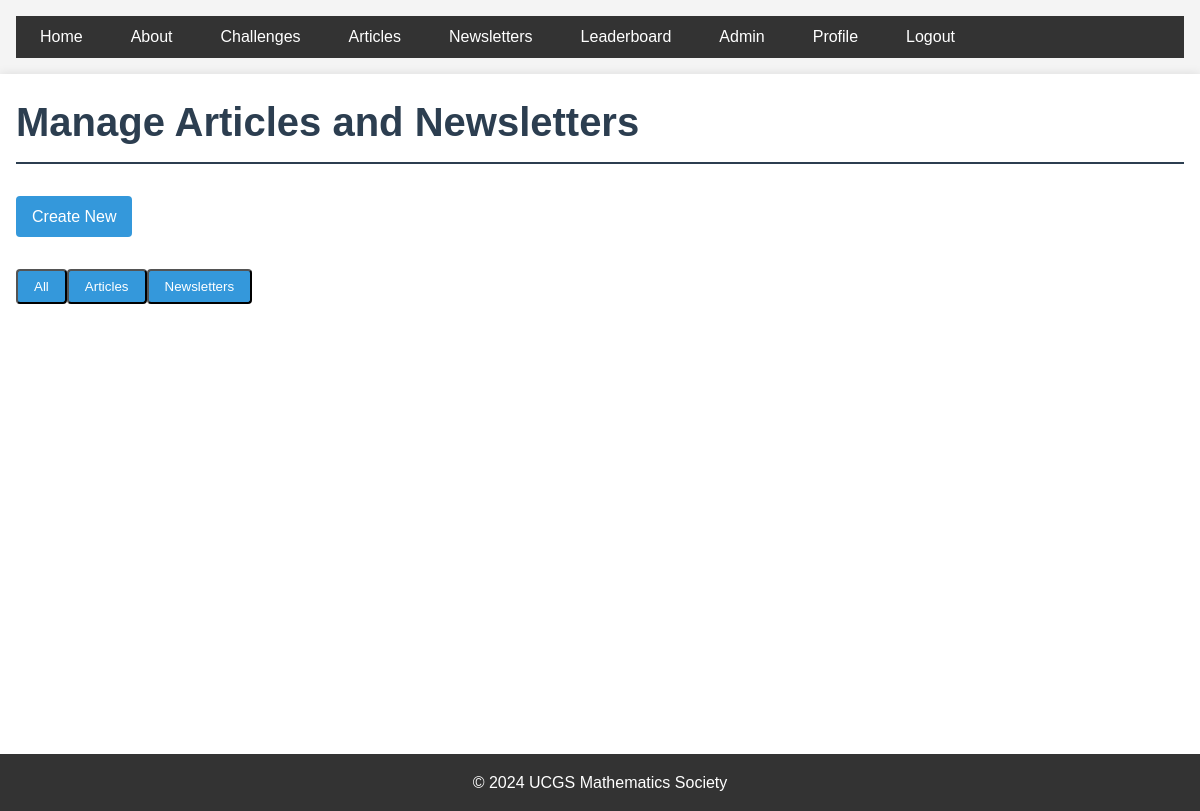
Before: /admin/articles (signed in) with the older database file.
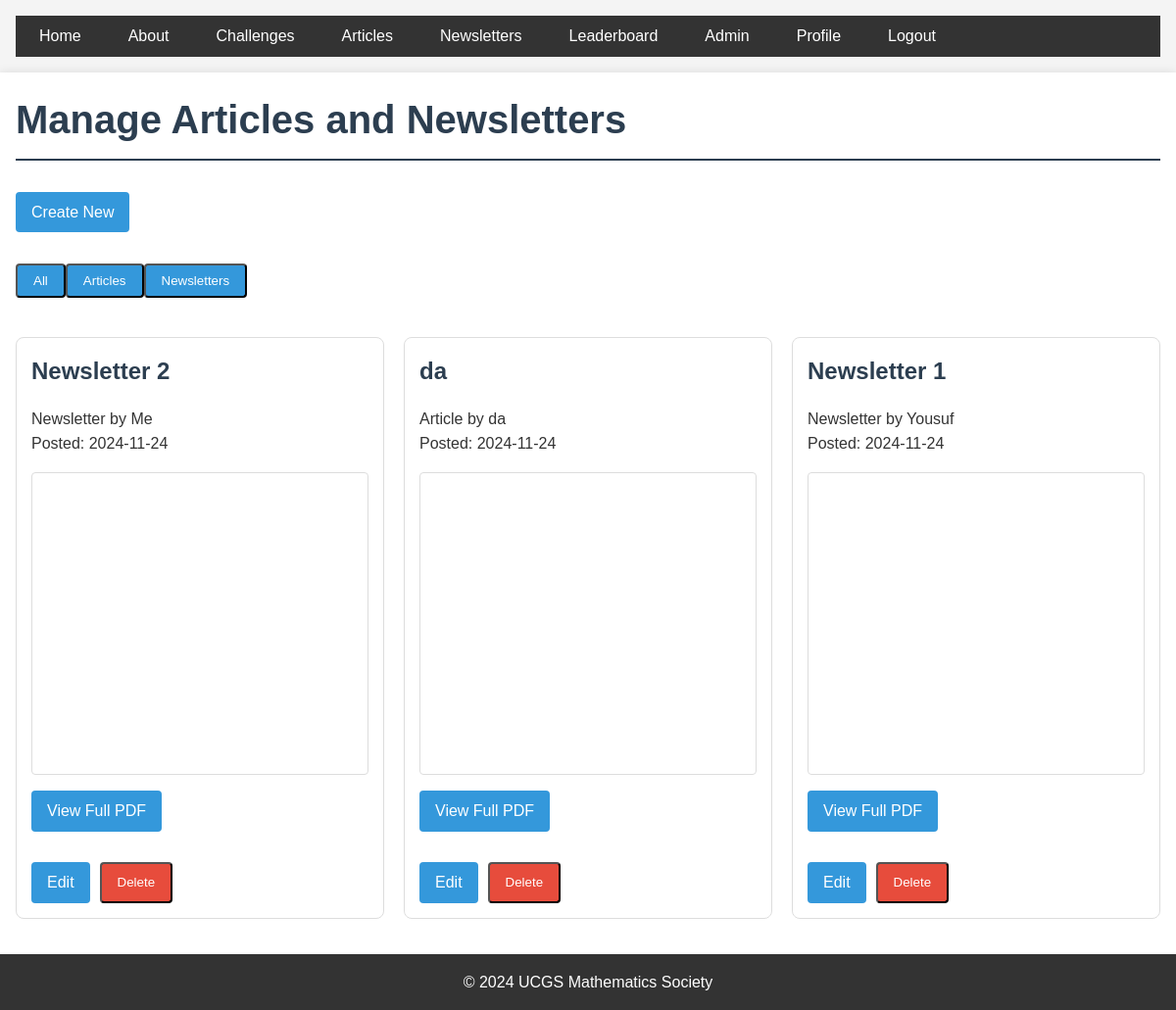
After: the same page with the newer database file.
### app/models.py (models this page shows, shortened)
class Article(db.Model):
    id = db.Column(db.Integer, primary_key=True)
    title = db.Column(db.String(100), nullable=False)
    file_url = db.Column(db.String(255))  # This will store the PDF file path
    content = db.Column(db.Text, nullable=False)
    named_creator = db.Column(db.String(100), nullable=True)
    date_posted = db.Column(db.DateTime, nullable=False, default=datetime.utcnow)
    user_id = db.Column(db.Integer, db.ForeignKey('user.id'), nullable=False)
    type = db.Column(db.String(20), default='article', nullable=False)

### app/admin/routes.py (the view)
@bp.route('/admin/articles')
@login_required
def manage_articles():
    if not current_user.is_admin:
        flash('You do not have permission to access this page.')
        return redirect(url_for('main.index'))
    articles = Article.query.order_by(Article.date_posted.desc()).all()
    return render_template('admin/manage_articles.html', title='Manage Articles and Newsletters', articles=articles)

### app/__init__.py (called while the page is built)
def create_app(config_class=Config):
    app = Flask(__name__)
    app.config.from_object(config_class)
    app.logger.setLevel(logging.INFO)
    ckeditor.init_app(app)
    db.init_app(app)
    login_manager.init_app(app)
    @login_manager.user_loader
    def load_user(user_id):
        return User.query.get(int(user_id))
    migrate.init_app(app, db, render_as_batch=True)
    from app.auth import bp as auth_bp
    from app.main import bp as main_bp
    from app.profile import bp as profile_bp
    from app.admin import bp as admin_bp
    app.register_blueprint(auth_bp)
    app.register_blueprint(main_bp)
    app.register_blueprint(profile_bp, url_prefix='/profile')
    app.register_blueprint(admin_bp)
    return app

### app/templates/admin/manage_articles.html (shortened to what this page needs)
{% extends "base.html" %}
{% block content %}
<div class="admin-dashboard">
    <h1>Manage Articles and Newsletters</h1>
    <a href="{{ url_for('admin.create_article') }}" class="button">Create New</a>
    <div class="article-filters">
        <button class="button active" data-filter="all">All</button>
        <button class="button" data-filter="article">Articles</button>
        <button class="button" data-filter="newsletter">Newsletters</button>
    </div>
    <div class="article-grid">
        {% for article in articles %}
        <div class="article-card" data-type="{{ article.type }}">
            <h2>{{ article.title }}</h2>
            <p>{{ article.type.capitalize() }} by {{ article.named_creator }}</p>
            <p>Posted: {{ article.date_posted.strftime('%Y-%m-%d') }}</p>
            {% if article.file_url %}
            <div class="pdf-preview">
                <iframe src="{{ url_for('main.serve_newsletter', filename=article.file_url) }}"
                        width="100%" height="300" frameborder="0"></iframe>
            </div>
            <a href="{{ url_for('main.serve_newsletter', filename=article.file_url) }}"
               target="_blank" class="button">View Full PDF</a>
            {% endif %}
            <div class="article-actions">
                <a href="{{ url_for('admin.edit_article', article_id=article.id) }}"
                   class="button">Edit</a>
                <button class="button delete-button"
                        onclick="confirmDelete({{ article.id }}, '{{ article.type }}')">
                    Delete
                </button>
            </div>
        </div>
        {% endfor %}
    </div>
</div>
{% endblock %}

### app/templates/base.html (shortened to what this page needs)
<!DOCTYPE html>
<html lang="en">
<head>
    <link rel="stylesheet" href="{{ url_for('static', filename='css/main.css') }}">
    <link rel="stylesheet" href="https://cdnjs.cloudflare.com/ajax/libs/mathquill/0.10.1/mathquill.min.css">
</head>
<body>
    <header>
        <nav>
            <ul>
                <li><a href="{{ url_for('main.index') }}">Home</a></li>
                <li><a href="{{ url_for('main.about') }}">About</a></li>
                <li><a href="{{ url_for('main.challenges') }}">Challenges</a></li>
                <li><a href="{{ url_for('main.articles') }}">Articles</a></li>
                <li><a href="{{ url_for('main.newsletters') }}">Newsletters</a></li>
                <li><a href="{{ url_for('main.leaderboard') }}">Leaderboard</a></li>
                {% if current_user.is_anonymous %}
                    <li><a href="{{ url_for('auth.login') }}">Login</a></li>
                    <li><a href="{{ url_for('auth.register') }}">Register</a></li>
                {% else %}
                    {% if current_user.is_admin %}
                        <li><a href="{{ url_for('admin.admin_index') }}">Admin</a></li>
                    {% endif %}
                    <li><a href="{{ url_for('profile.profile') }}">Profile</a></li>
                    <li><a href="{{ url_for('auth.logout') }}">Logout</a></li>
                {% endif %}
            </ul>
        </nav>
    </header>
    <main>
        {% block content %}{% endblock %}
    </main>
    <footer>
        <p>&copy; 2024 UCGS Mathematics Society</p>
    </footer>
</body>
</html>

### app/static/css/main.css (style rules this page uses)
* { margin: 0; padding: 0; box-sizing: border-box; }
body { font-family: Arial, sans-serif; line-height: 1.6; color: #333; background-color: #f4f4f4; }
header, main, footer { padding: 1rem; }
main { max-width: 1200px; margin: 0 auto; background-color: #fff; box-shadow: 0 0 10px rgba(0, 0, 0, 0.1); min-height: calc(100vh - 120px); }
h1, h2, h3 { margin-bottom: 1rem; color: #2c3e50; }
h1 { font-size: 2.5rem; border-bottom: 2px solid #2c3e50; padding-bottom: 0.5rem; }
nav ul { list-style-type: none; display: flex; background-color: #333; padding: 0.5rem; }
nav ul li { margin-right: 1rem; }
nav ul li a { color: #fff; text-decoration: none; padding: 0.5rem 1rem; border-radius: 4px; transition: background-color 0.3s; }
a { color: #3498db; text-decoration: none; }
.button { display: inline-block; padding: 0.5rem 1rem; background-color: #3498db; color: #fff; text-decoration: none; border-radius: 4px; transition: background-color 0.3s; margin-top: 1rem; }
.delete-button { background-color: #e74c3c; }
footer { text-align: center; padding: 1rem; background-color: #333; color: #fff; }
.article-grid { display: grid; grid-template-columns: repeat(auto-fill, minmax(300px, 1fr)); gap: 20px; padding: 20px 0; }
.article-card { border: 1px solid #ddd; padding: 15px; border-radius: 8px; transition: transform 0.2s, box-shadow 0.2s; }
.article-actions { display: flex; gap: 10px; margin-top: 15px; }
.article-filters { display: flex; margin-bottom: 20px; margin-top: 1rem; }
.pdf-preview { margin-top: 1rem; border: 1px solid #ddd; border-radius: 4px; overflow: hidden; }

Changed rows visible on the page:
added Article: title "Newsletter 2", type "Newsletter", named_creator "Me", date_posted "2024-11-24"
added Article: title "da", type "Article", named_creator "da", date_posted "2024-11-24"
added Article: title "Newsletter 1", type "Newsletter", named_creator "Yousuf", date_posted "2024-11-24"
